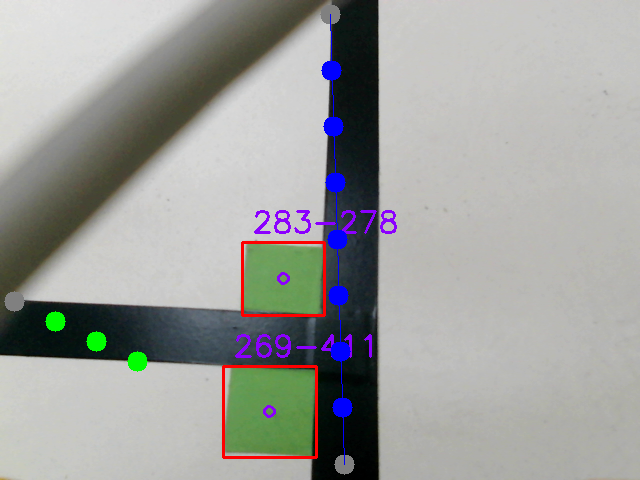
#> input picture python_code/python_code/kode_stz/img/1.png, 640 x 480 px, given in place of the camera
$ python new_sensor_bgr_different_color_old_01_11_2021.py
#> lines starting #> are read from the running program, lines starting #| are printed output that depends on the picture; after the words box and inside, x2 and y2 are one past the last pixel; in counts of white or black regions, pixels touching at a corner belong together
### python_code/python_code/kode_stz/cord_corr.py
import numpy as np

################################
# Внуртрениие параметры камеры #
################################


Height = 480 #Число пикселей по высоте кадра
Width = 640#Число пикселей по ширине кадра
c_x = Width//2 #Координата центра кадра в пикселях по ширине кадра
c_y = Height//2 #Координата центра кадра в пикселях по высоте кадра

Full_angle_field_visin_by_height = 40.86 #Прописать измеренный полный угол обзора камеры по высоте кадра в градусах
Full_angle_field_visin_by_width = 52.8 #Прописать измеренный полный угол обзора камеры по ширине кадра в градусах

Angle_by_pixel_from_height = Full_angle_field_visin_by_height/Height #Вычисляем число градусов на один пиксель по высоте кадра (float, градусы)
Angle_by_pixel_from_width = Full_angle_field_visin_by_width/Width #Вычисляем число градусов на один пиксель по ширине кадра (float, градусы)


###############################
# Внешние параметры параметры #
###############################
Distance = 0.198#Расстояние до центра кадра в метрах. Можно измерить визируя центр кадра на изображении маркером. Отмечаем точку на листе под маркером центра кадра, измеряем линейкой расстояние от точки до камеры. После проверок можно удалить этот параметр.
Roll_angle = 0# угол крена в градусах, по идее равен нулю для платформы если камера выставлена ровно.
Pith_angle = 90-66.5# угол тангажа в градусах, необходимо измерить, или вычислить. = 90град минус угол между оптической осью (см. измерение дистанции) и плоскостью стола.
h_measured = 0.185#Длина перпендикуляра от камеры до стола в метрах

def calc_cord_object(Object_Center_X_local_u_v_cord, Object_Center_Y_local_u_v_cord):# Расчет координат с учетом углов
    Object_Center_u_cord_cent_cam = Object_Center_X_local_u_v_cord - c_x# Переход к пиксельным координатам в новую систему координат, где начало координат не левый верхний угол, а центр кадра. Координаты объекта пиксельные относительно центра. Здесь Object_Center_X_local_u_v_cord - найденные координаты в системе координат матирицы u-v, где 0 верхний левый угол матрицы, ось u направлена слева направо и соответствует оси Х будущей системы координат, ось v направлена сверху вниз и соответствует оси У новой системы координат.
    Object_Center_v_cord_cent_cam = -Object_Center_Y_local_u_v_cord + c_y# Переход к пиксельным координатам в новую систему координат, где начало координат не левый верхний угол, а центр кадра.
    #print('Координаты объекта пиксельные относительно центра по оси u -->', Object_Center_u_cord_cent_cam)
    #print('Координаты объекта пиксельные относительно центра по оси v -->', Object_Center_v_cord_cent_cam)

    X_object_cam_angle = Object_Center_u_cord_cent_cam * np.deg2rad(Angle_by_pixel_from_width)
    Y_object_cam_angle = Object_Center_v_cord_cent_cam * np.deg2rad(Angle_by_pixel_from_height)
    #print('Угол смещения объекта от центра кадра по оси Х', np.rad2deg(X_object_cam_angle))
    #print('Угол смещения объекта от центра кадра по оси Y', np.rad2deg(Y_object_cam_angle))

    h_calc = Distance * np.cos(np.deg2rad(Roll_angle)) * np.cos(np.deg2rad(Pith_angle)) # Нужно проверить, если все углы и дистанции внесены правильно, h_calc должно совпадать с длиной перпендикуляра от камеры до стола
    if np.absolute(h_calc - h_measured) < 0.01: #Проверяем корректость введенных данных по углам и высотам. После проверок можно удалить это условие вместе с расчетом h_calc и параметром Distance.
       #Окончательно вычисляем координаты объекта в метрах относительно центра кадра с учетом углов установки камеры
       Y_object_cam_cord = h_measured * np.tan(np.deg2rad(Pith_angle) + Y_object_cam_angle) #- h_measured * np.tan(np.deg2rad(Pith_angle))
       gamma_angle = np.arctan(np.sin(np.deg2rad(Roll_angle)) / (np.cos(np.deg2rad(Roll_angle)) * np.cos(np.deg2rad(Pith_angle))))
       X_object_cam_cord = h_measured * np.tan(-gamma_angle + X_object_cam_angle)
    else:# После проверок можно удалить это условие вместе с расчетом h_calc и параметром Distance.
       print('Ошибка! Расчитанная (по измеренной от камеры до центра кадра дистанции и углам установки камеры) высота камеры над столом не соовпадает с измеренной высотой камеры над столом. Для верного расчета необходима корректировка данных')
       X_object_cam_cord = None
       Y_object_cam_cord = None
    return X_object_cam_cord, Y_object_cam_cord

### python_code/python_code/kode_stz/new_sensor_bgr_different_color_old_01_11_2021.py
#coding=utf8
import numpy as np
import cv2
import serial
import time
import sys
import cord_corr
from cord_corr import calc_cord_object

#######################################
########## Ф У Н К Ц И И ##############
#######################################


########Работа с портом######
# [13 lines left out: function OPEN_SERIAL_PORT, not called in this run]

###### Отправка сообщений по СОМ порту #######
def SEND_MESANGE_TO_COM_PORT(Color_ID, x_cord, y_cord):

    send_cord_X = x_cord#Здесь можно преобразовать координаты перед отправкой
    send_cord_Y = y_cord#Здесь можно преобразовать координаты перед отправкой
    msg="<"+"1"+","+str(Color_ID)+","+str(send_cord_X)+","+str(send_cord_Y)+">"
    print("Send data in COM : ", "Color_ID = ", Color_ID, ",", "x_cord = ", x_cord, ",", "y_cord = ", y_cord)

    # ser.write(msg.encode())

######### Детектор линии#########
def line_detect(img, threshold_image, x_1, y_1, x_2, y_2, color):
    x_cent = int((x_1 + x_2) / 2)
    y_cent = int((y_1 + y_2) / 2)
    # print('h, w', h, w)
    # print('x_cent', x_cent)
    # print('y_cent', y_cent)

    x1_cent = x_cent - r_s
    if x1_cent < 0:
        x1_cent = 0
    if x1_cent > w:
        x1_cent = w

    x2_cent = x_cent + r_s
    if x2_cent < 0:
        x2_cent = 0
    if x2_cent > w:
        x2_cent = w

    y1_cent = y_cent - r_s
    if y1_cent < 0:
        y1_cent = 0
    if y1_cent > h:
        y1_cent = h

    y2_cent = y_cent + r_s
    if y2_cent < 0:
        y2_cent = 0
    if y2_cent > h:
        y2_cent = h

    if x1_cent > x2_cent:
        mem = x2_cent
        x2_cent = x1_cent
        x1_cent = mem
    if y1_cent > y2_cent:
        mem = y2_cent
        y2_cent = y1_cent
        y1_cent = mem

    # print('x1_cent : x2_cent, y1_cent : y2_cent', x1_cent , x2_cent, y1_cent , y2_cent)
    slase_cent = threshold_image[y1_cent: y2_cent, x1_cent: x2_cent]
    # print('type(slase_cent)', type(slase_cent))
    # print('type(slase_cent)', slase_cent)
    slase_cent_1 = np.copy(slase_cent)
    # print('type(slase_cent_1)', type(slase_cent_1))
    slase_cent_1 = cv2.bitwise_not(slase_cent_1)
    # print('type(slase_cent_1)', type(slase_cent_1))

    # cv2.imshow('slase_cent_1', slase_cent_1)
    # cv2.waitKey(100)

    slase_cent_sum = int(np.sum(slase_cent) / 255)
    # print('color', color)
    # print('slase_cent_sum', slase_cent_sum)
    calibration_line_cent = int(abs((x2_cent - x1_cent)) * abs((y2_cent - y1_cent)) / 3)
    # print('calibration_line_cent', calibration_line_cent)
    if slase_cent_sum >= calibration_line_cent:
        point = 1
        cv2.circle(img, (x_cent, y_cent), 10, color, -1)
    else:
        point = 0

    # threshold_image[y_cent-int(slase_cent_1.shape[0]/2) : y_cent + slase_cent_1.shape[0] -int(slase_cent_1.shape[0]/2), x_cent - int(slase_cent_1.shape[1]/2) : x_cent+slase_cent_1.shape[1]- int(slase_cent_1.shape[1]/2)] = slase_cent_1
    return point, x_cent, y_cent

############# Рисование линии ##################
def line_show(img, threshold_image, x_1, y_1, x_2, y_2, color):
    point_1, x_cent_1, y_cent_1 = line_detect(img, threshold_image, x_1, y_1, x_2, y_2, color)  # midle
    point_2, x_cent_2, y_cent_2 = line_detect(img, threshold_image, x_1, y_1, x_cent_1, y_cent_1,
                                              color)  # start to midle
    point_3, x_cent_3, y_cent_3 = line_detect(img, threshold_image, x_cent_1, y_cent_1, x_2, y_2, color)  # midle to end

    point_4, x_cent_4, y_cent_4 = line_detect(img, threshold_image, x_1, y_1, x_cent_2, y_cent_2,
                                              color)  # start to (start to midle)
    point_5, x_cent_5, y_cent_5 = line_detect(img, threshold_image, x_cent_2, y_cent_2, x_cent_1, y_cent_1, color)
    point_6, x_cent_6, y_cent_6 = line_detect(img, threshold_image, x_cent_1, y_cent_1, x_cent_3, y_cent_3, color)
    point_7, x_cent_7, y_cent_7 = line_detect(img, threshold_image, x_cent_3, y_cent_3, x_2, y_2, color)

    point_all = np.array([point_1, point_2, point_3, point_4, point_5, point_6, point_7])

    point_sum = np.sum(point_all)
    if point_sum >= point_all.shape[0] - 3:  # - kolvo tochek, kot moget ne bit

        line = cv2.line(img, (int(x_1), int(y_1)), (int(x_2), int(y_2)), color, 1)
    return img

###################################
###Вычисление центра перекрестка###
###################################
def calc_center_crossroads(x_left, y_left, x_right, y_right, x_bottom, y_bottom):
    d_x = x_right - x_left
    d_y = y_right - y_left
    x_cross = ((y_bottom - y_left) * d_x * d_y + (d_x ** 2) * x_bottom + (d_y ** 2) * x_left) / (d_y ** 2 + d_x ** 2)
    if d_x != 0:
        y_cross = (d_y / d_x) * (x_cross - x_left) + y_left
    else:
        y_cross = (d_x / d_y) * (x_cross - x_bottom) + y_bottom
    #print('x_cross, y_cross', x_cross, y_cross)
    # x_cross = int(x_cross)
    return x_cross, y_cross

###################################
###Вычисление координат вектора####
###################################
def calc_vector(M0, M1): # M0, M1 - массивы numpy
    x = M1[0] - M0[0]
    y = M0[1] - M1[1]
    # return np.array(M1 - M0)
    return np.array([x, y])
################################################
###Определение знака векторного произведения####
###Испл. для определения стороны расположения###
####### объекта относиительно прямой############
def sign_vector_multiplication(a, b):
    applicate = a[0] * b[1] - a[1] * b[0]
    #print("applicate =", applicate)
    if applicate > 0:
        return -1 # объект слева
    elif applicate < 0:
        return 1 # объект справа
    else:
        return 0 # объект на линии движения

###################################
####Анализ проезда перекрестка#####
###################################
def scenario_crossroads(top, bottom, left, right, cord):
    # Возможные варианты:
    # 0 - Прямо
    # 1 - Влево
    # 2 - Вправо
    # 3 - Назад (разворот)
    #####################
    if left[0] == 0 and left[1] == 0 and right[0] == 0 and right[1] == 0:
        return 0        # перекреска нет
    else:
        a = calc_vector(left, right)
        b = calc_vector(left, cord)
        sign = sign_vector_multiplication(a, b);
        #print("1) a, b -->", a, b, sign)
        if sign > 0:
            a = calc_vector(bottom, top)
            b = calc_vector(bottom, cord)
            #print("2) a, b -->", a, b, sign)
            sign = sign_vector_multiplication(a, b)
            if sign < 0:
                return 1    # поворот налево
            else:
                return 2    # поворот направо
        else:
            return 0        # прямо


####################################################################
####################################################################
####################################################################
#######################################
#######Настройка цветовых фильтров#####
#######################################
# HSV for blue
hsv_min_blue = np.array((85, 55, 115), np.uint8)
hsv_max_blue = np.array((125, 255, 255), np.uint8)
# HSV for green
hsv_min_green = np.array((35, 55, 115), np.uint8)   # 35,55,115
hsv_max_green = np.array((83, 255, 255), np.uint8)  # 83,255,255
# HSV for red
hsv_min_red_1 = np.array((0, 55, 115), np.uint8)
hsv_max_red_1 = np.array((10, 255, 255), np.uint8)
hsv_min_red_2 = np.array((160, 55, 115), np.uint8)
hsv_max_red_2 = np.array((179, 255, 255), np.uint8)

################################################
#####Настройка поиска линии#####################
###########################№####################
h_s = 30#shirina zoni vdol kraya kadra
r_s = 15#shirina zoni proverki tcentra linii
calibration_line_tikcness = 200# 200nastroyka chuvstvitelnosti k chernomu (tolshine linii)

##################################
#Просто цвета вывода рамок для найденых объектов,
#после настройки можно удалить####
##################################
color_orange_blue = (0, 128, 255)
color_purple_green = (255, 0, 139)
color_yellow_red = (0,255,255)

#######################################
#####конфигурируем и стартуем камеру###
#######################################
'''
0. CAP_PROP_POS_MSEC Current position of the video file in milliseconds.
1. CAP_PROP_POS_FRAMES 0-based index of the frame to be decoded/captured next.
2. CAP_PROP_POS_AVI_RATIO Relative position of the video file
3. CAP_PROP_FRAME_WIDTH Width of the frames in the video stream.
4. CAP_PROP_FRAME_HEIGHT Height of the frames in the video stream.
5. CAP_PROP_FPS Frame rate.
6. CAP_PROP_FOURCC 4-character code of codec.
7. CAP_PROP_FRAME_COUNT Number of frames in the video file.
8. CAP_PROP_FORMAT Format of the Mat objects returned by retrieve() .
9. CAP_PROP_MODE Backend-specific value indicating the current capture mode.
10. CAP_PROP_BRIGHTNESS Brightness of the image (only for cameras).
11. CAP_PROP_CONTRAST Contrast of the image (only for cameras).
12. CAP_PROP_SATURATION Saturation of the image (only for cameras).
13. CAP_PROP_HUE Hue of the image (only for cameras).
14. CAP_PROP_GAIN Gain of the image (only for cameras).
15. CAP_PROP_EXPOSURE Exposure (only for cameras).
16. CAP_PROP_CONVERT_RGB Boolean flags indicating whether images should be converted to RGB.
17. CAP_PROP_WHITE_BALANCE Currently unsupported
18. CAP_PROP_RECTIFICATION Rectification flag for stereo cameras (note: only supported by DC1394 v 2.x backend currently)
'''


Width = 640
Height = 480
for i in range(0, 4):   # Перебор камер (0 ... 4)
   print('i', i)
   cap = cv2.VideoCapture(int(i))
	    # cv2.VideoCapture(int(i), cv2.CAP_DSHOW)    #объект камеры
	    # создается тут, иногда (например при
            # повторном включении за сеанс или при подключении второй камеры) номер девайса
            # (CAM_ID) должен быть изменен на другой
            # параметр "cv2.CAP_DSHOW" отвечает за выдачу предупреждения "terminating async callback"
   cap.set(cv2.CAP_PROP_FRAME_WIDTH, Width)#объекту камеры назначается ширина ROI в пикселях
   cap.set(cv2.CAP_PROP_FRAME_HEIGHT, Height)#объекту камеры назначается высота ROI в пикселях

   #print(cap.get(cv2.CAP_PROP_FOURCC))#команда дает текущий Формат кодека кадра, для awer media - YUY2 (соответствие PC98).

   #sys.exit()
   time.sleep(3)
   ret, img = cap.read()
#> img is the input picture: shape (480, 640, 3); mean B, G, R 155.7, 158.5, 157.3
   if ret == True:
       print('ret', ret)
#| ret True
       break
   else:
       print('!!!!!!!!!!!!!!!!!!!!!!!!!!!!!!!!!!!!!')

#######################################
#####Стартуем порт#####################
#######################################
# ser = OPEN_SERIAL_PORT()
# try:
#     ser.isOpen()
# except:
#     print("serial not open")
#     exit(0)

###################################
#######Назначаем номера цветов#####
###################################
Red_ID = 0
Green_ID = 1
Blue_ID = 2

time_send_delay = 5


count_frame = 0


start_time = time.time()

while True:
    ret, img = cap.read()
    img[450:, :, :] = 255#
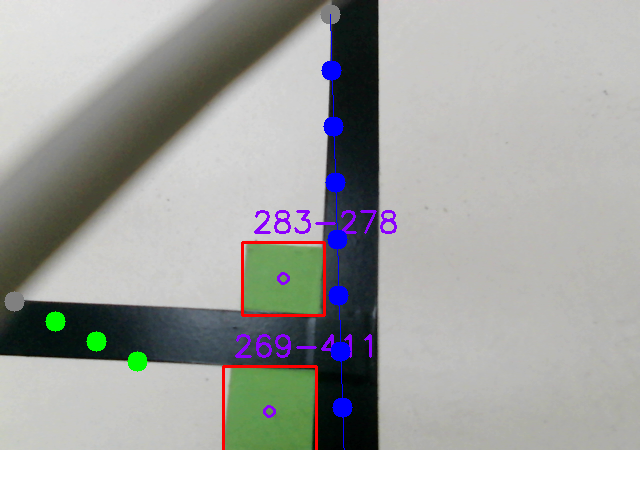
#> img: shape (480, 640, 3); 6.25% of pixels changed, all inside (x1, y1, x2, y2) = (0, 450, 640, 480)
    #cv2.imshow('RAW', img)
    # преобразуем RGB картинку в HSV модель
    hsv = cv2.cvtColor(img, cv2.COLOR_BGR2HSV)
#> hsv: shape (480, 640, 3); mean H, S, V 35.2, 29.9, 170.3
    img_line = np.copy(img)

    #############################################################
    # поиск маркеров Red_ID = 0, Green_ID = 1, Blue_ID = 2
    #############################################################
    # применяем цветовой фильтр
    thresh_blue = cv2.inRange(hsv, hsv_min_blue, hsv_max_blue)
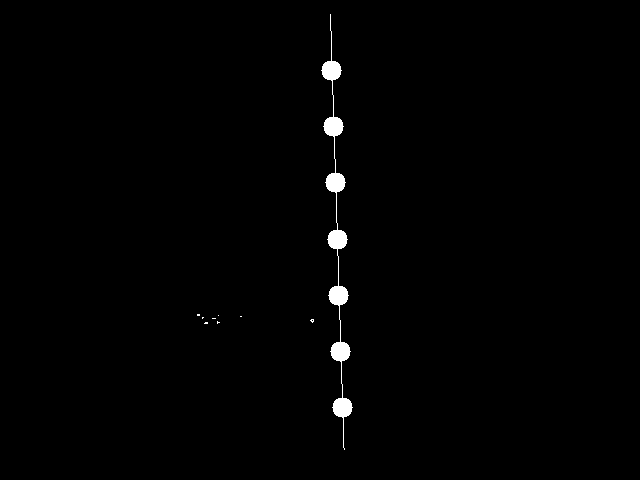
#> thresh_blue: shape (480, 640); 0.83% white; 9 white regions (8 under 20 px), largest, box (x1, y1, x2, y2) and area: (321, 14, 353, 450) 2514
    thresh_green = cv2.inRange(hsv, hsv_min_green, hsv_max_green)
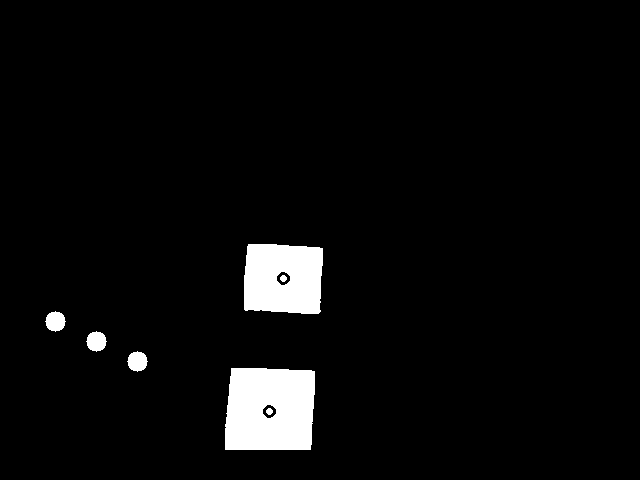
#> thresh_green: shape (480, 640); 4.2% white; 7 white regions, largest, box (x1, y1, x2, y2) and area: (225, 368, 315, 450) 6854, (244, 244, 323, 314) 5003, (45, 311, 66, 332) 317
    thresh_red_1 = cv2.inRange(hsv, hsv_min_red_1, hsv_max_red_1)
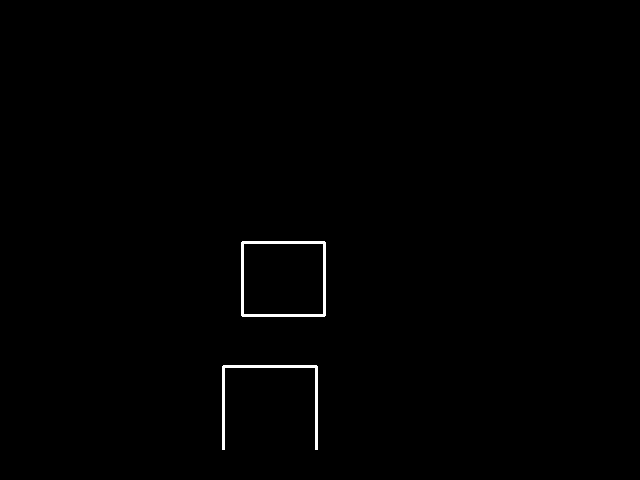
#> thresh_red_1: shape (480, 640); 0.55% white; 2 white regions
    thresh_red_2 = cv2.inRange(hsv, hsv_min_red_2, hsv_max_red_2)
#> thresh_red_2: shape (480, 640); every value is 0
    thresh_red = cv2.bitwise_or(thresh_red_1, thresh_red_2)

    contours_blue, hierarchy = cv2.findContours(thresh_blue, cv2.RETR_TREE, cv2.CHAIN_APPROX_SIMPLE)
#> contours_blue = 10 contours, 9 with area under 20; largest, box (x1, y1, x2, y2) and area: (321, 14, 353, 450) 2025
    # cv2.imshow('thresh_blue', thresh_blue)
    #print('len(contours_blue)', len(contours_blue))
    contours_green, hierarchy = cv2.findContours(thresh_green, cv2.RETR_TREE, cv2.CHAIN_APPROX_SIMPLE)
#> contours_green = 9 contours; largest, box (x1, y1, x2, y2) and area: (225, 368, 315, 450) 6816, (244, 244, 323, 314) 4990, (127, 351, 148, 372) 288, (86, 331, 107, 352) 288, (45, 311, 66, 332) 288
    # cv2.imshow('thresh_green', thresh_green)
    # print('len(contours_green)', len(contours_green))
    contours_red, hierarchy = cv2.findContours(thresh_red, cv2.RETR_TREE, cv2.CHAIN_APPROX_SIMPLE)
#> contours_red = 3 contours; box (x1, y1, x2, y2) and area: (241, 241, 326, 317) 6298, (243, 243, 324, 315) 5678, (222, 365, 318, 450) 518
    #cv2.imshow('thresh_red', thresh_red)
    #print('len(contours_red)', len(contours_red))
    Blue = []
    Green = []
    Red = []
    if len(contours_blue) != 0:

        for c in contours_blue:
            x, y, w, h = cv2.boundingRect(c)
            if w > 40 and h > 40:
                cv2.rectangle(img, (x, y), (x+w, y+h), (0, 0, 255), 2)
                x_cent = x + int(w/2)
                y_cent = y + int(h/2)
                Blue.append([x_cent, y_cent])
                cv2.circle(img, (x_cent, y_cent), 5, color_orange_blue, 2)
                cv2.putText(img, "%d-%d" % (x_cent, y_cent), (x+10,y-10),cv2.FONT_HERSHEY_SIMPLEX, 1, color_orange_blue, 2)
                SEND_MESANGE_TO_COM_PORT(Blue_ID, x_cent, y_cent)
#> this loop made 10 passes
#> (c, x, y, w, h) on passes 1, 4, 5, 6, 7, 9: ([[205, 322], [204, 323], [207, 323], [207, 322]], 204, 322, 4, 2), ([[311, 320], [312, 319], [313, 320], [312, 321]], 311, 319, 3, 3), ([[212, 318], [215, 318]], 212, 318, 4, 1), ([[202, 317], [202, 318], [203, 317]], 202, 317, 2, 2), ([[240, 316], [241, 316]], 240, 316, 2, 1), ([[197, 314], [197, 315], [199, 315], [199, 314]], 197, 314, 3, 2)
#> after the loop, Blue = []
        print("Blue = ", Blue, len(Blue))
#| Blue =  [] 0

    if len(contours_green) != 0:
        n_green = 0

        for c in contours_green:
            x, y, w, h = cv2.boundingRect(c)
            if w > 40 and h > 40:
                cv2.rectangle(img, (x, y), (x+w, y+h), (0, 0, 255), 2)
                x_cent = x + int(w/2)
                y_cent = y + int(h/2)
                Green.append([x_cent, y_cent])
                cv2.circle(img, (x_cent, y_cent), 5, color_purple_green, 2)
                cv2.putText(img, "%d-%d" % (x_cent, y_cent), (x+10,y-10),cv2.FONT_HERSHEY_SIMPLEX, 1, color_purple_green, 2)
                SEND_MESANGE_TO_COM_PORT(Green_ID, x_cent, y_cent)
#> this loop made 9 passes
#> (x, y, w, h, x_cent, y_cent, send_cord_X in SEND_MESANGE_TO_COM_PORT, send_cord_Y in SEND_MESANGE_TO_COM_PORT) on passes 1, 7: (225, 368, 90, 82, 270, 409, 270, 409), (244, 244, 79, 70, 283, 279, 283, 279)
#> (printed output is left out)
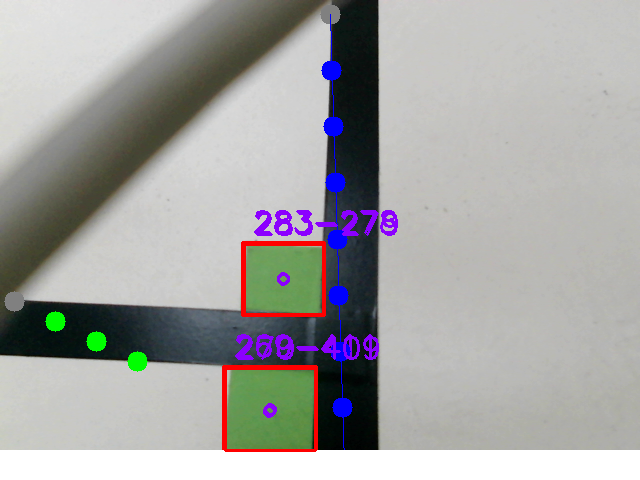
#> img: shape (480, 640, 3); 0.85% of pixels changed, all inside (x1, y1, x2, y2) = (224, 212, 398, 452)
#> after the loop, Green = [[270, 409], [283, 279]]
        print("Green = ", Green, len(Green))
#| Green =  [[270, 409], [283, 279]] 2
#> (the rest of the program and of its run is left out)
